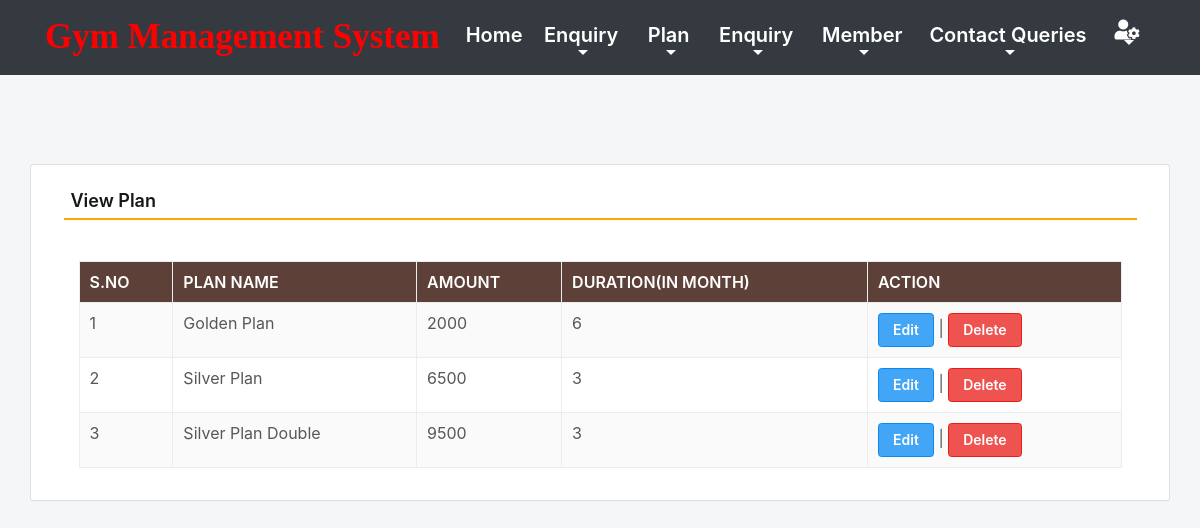
The app's page /viewPlan (signed in) with its own data.
### gym/models.py (models this page shows, shortened)
class Plan(models.Model):
    name = models.CharField(max_length=150, null=True)
    amount = models.CharField(max_length=15, null=True)
    duration = models.CharField(max_length=15, null=True)

### gym/views.py (the view)
# urls.py: path('viewPlan', viewPlan, name='viewPlan'),
def viewPlan(request):
    if not request.user.is_authenticated:
        return redirect(admin_login)
    plan = Plan.objects.all()
    return render(request,'viewPlan.html', locals())

### gym/templates/viewPlan.html (shortened to what this page needs)
{% include 'admin_nav.html' %}
{% load static %}
{% block main %}
 <html lang="en" class="no-focus">
<link rel="stylesheet" id="css-main" href="{% static 'css1/codebase.min.css' %}">
 <br><br><br><br>
	<div class="container card shadow mt-5">
		<div class="card-body">
			<h5 class="p-2" style="border-bottom: 2px solid orange">View Plan</h5>
             <br>
            <div class="container-fluid">
             <table id="example" class="table table-striped table-bordered" style="width:100%">
                  <thead class="text-white" style="background-color : #5d4037;">
				     <tr>
					   <th>S.No</th>
					   <th>Plan Name</th>
					   <th>Amount</th>
					   <th>Duration(In Month)</th>
                       <th>Action</th>
				     </tr>
			      </thead>
			       <tbody>
                     {% for i in plan %}
			          <tr>
                        <td>{{forloop.counter}}</td>
						<td>{{i.name}}</td>
						<td>{{i.amount}}</td>
						<td>{{i.duration}}</td>
						<td><a href="{% url 'edit_Plan' i.id %}" class="btn btn-primary">Edit</a> |
                          <a href="{% url 'delete_Plan' i.id %}" class="btn btn-danger" onclick="return confirm('Are you sure to delete this Plan ?')">Delete</a></td>
                      </tr>
                      {% endfor %}
                   </tbody>
		        </table>
            </div>
        </div>
	</div>
        <link rel="stylesheet" href="https://use.fontawesome.com/releases/v5.6.3/css/all.css">
 </html>
{% endblock %}

### records on screen
Plan: name "Golden Plan", amount "2000", duration "6"
Plan: name "Silver Plan", amount "6500", duration "3"
Plan: name "Silver Plan Double", amount "9500", duration "3"
